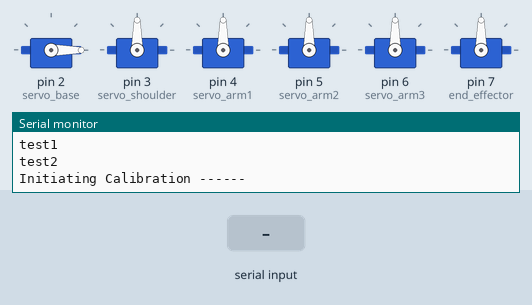
The sketch below on a simulated Arduino Uno, built for the host (arithmetic inside an expression is 32-bit, double 64-bit). On the bench: 6 × servo, the last lines printed to the serial monitor. Inputs (shaded band) come from the test bench.

Above: at 1.1 s.
At 3.1 s:
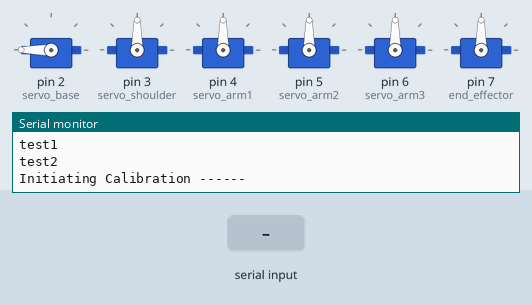
At 5.2 s:
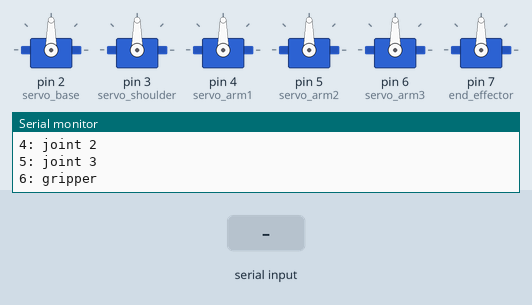
5.3 s: "90,45\n" received over Serial
6.8 s: "30,150\n" received over Serial
8.3 s: "5\n" received over Serial
Timing chart, 0 to 11.3 s (numbered marks = the images above; inputs shaded):
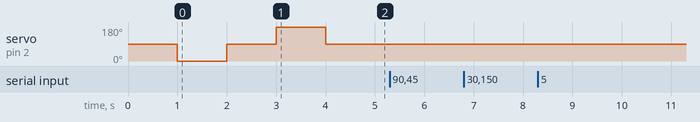

The sketch:

servo_base_test_1.ino
```cpp
#include <SoftwareSerial.h>
#include <stdlib.h>
#include <Servo.h>
#include <math.h>

Servo servo_base;
Servo servo_shoulder;
Servo servo_arm1;
Servo servo_arm2;
Servo servo_arm3;
Servo end_effector;

int rotStart, rotEnd, counter, rotRate;

int rotationInput;
const int numActuators = 6;
int rotValues [numActuators];
int inputCtr;

long receive;

void setup() {
  // Initialize Servos to pins
  servo_base.attach(2);
  servo_shoulder.attach(3);
  servo_arm1.attach(4);
  servo_arm2.attach(5);
  servo_arm3.attach(6);
  end_effector.attach(7);

  inputCtr = 0;
  //rotation smoothing test init
  rotStart = 0;
  rotEnd = 180;
  rotRate = 1; //1 degree per 100 ms
  Serial.println("test1");
  //Initialize servo rotations
  for(int k = 0; k < sizeof(rotValues); k++){
    rotValues[k] = 90;
  }
  Serial.println("test2");
  delay(1000);
  //Start Serial Comm
  Serial.begin(9600);
  Serial.flush();

  Serial.println("Initiating Calibration ------");
  servo_base.write(0);
  delay(1000);
  servo_base.write(90);
  delay(1000);
  servo_base.write(180);
  delay(1000);
  servo_base.write(90);
  Serial.println("Calibration complete -------");
  printServoMenu();
}

void loop() {
  while (Serial.available() > 0) {

    //printServoMenu();
    receive = Serial.parseInt();
    Serial.flush();

    if (receive != NULL) {
      //++inputCtr;
      Serial.println("Changing Servo Number: " + receive);
      /*
        try {
        rotationInput = (int) receive;
        Serial.println("Value of input is : %d" + rotationInput);
        }
        catch (int e) {
        Serial.println("int excpetion occured");
        Serial.println("Please input a rotation in degrees");
        }
      */
      Serial.println("Enter rotation value 1-180 degrees");
      rotationInput = Serial.parseInt();
      Serial.flush();
      if (rotationInput != NULL && receive < sizeof(rotValues) && receive >= 0) {
        Serial.println(rotationInput);
        rotValues[receive] = rotationInput;
        //Serial.println("input: " + rotationInput);
        //servo_base.write(receive);
        Serial.println("Servo rotation recorded----");

        rotateServos();
      }

      rotationInput = NULL;
      receive = NULL;
      Serial.flush();
    }
  }
  //rotateServos();
  //inputCtr = 0;
}

void rotateServos(void) {
  Serial.println("Rotating---------");
  servo_base.write(rotValues[0]);
  servo_shoulder.write(rotValues[1]);
  servo_arm1.write(rotValues[2]);
  servo_arm2.write(rotValues[3]);
  servo_arm3.write(rotValues[4]);
  end_effector.write(rotValues[5]);
  Serial.println("Rotation Finished-------");
}

void printServoMenu(void) {
  Serial.println("Please select a Servo to control:");
  Serial.println("1: base");
  Serial.println("2: shoulder");
  Serial.println("3: joint 1");
  Serial.println("4: joint 2");
  Serial.println("5: joint 3");
  Serial.println("6: gripper");
}

//WORK IN PROGRESS
void smoothRotate(float theta, int servoNum) {
  //rotation smoothing test
  rotEnd = theta;
  for (counter = rotStart; counter < rotEnd; counter += rotRate)
  {
    //increment servo by 1 degree
    //servo_base.write(fabs(counter));
    //servo_shoulder.write(fabs(counter));
    //servo_arm1.write(fabs(counter));
    //servo_arm2.write(fabs(counter));
    //servo_arm3.write(fabs(counter));
    //end_effector.write(fabs(counter));
    delay(100);
  }
  //flips initial and final rotation bounds
  //int temp = rotStart;
  //rotStart = rotEnd * -1;
  //rotEnd = temp;
}
```
